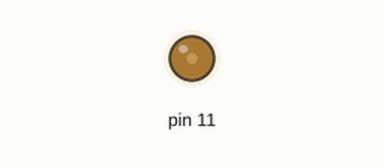
This sketch was run on a simulated Arduino Uno, built with avr-gcc and run on an emulated ATmega328P. Shown: output pins drawn as LEDs (lit = HIGH).

Above: at 0.1 s.
Timing chart, 0 to 1.6 s (numbered marks = the images above):
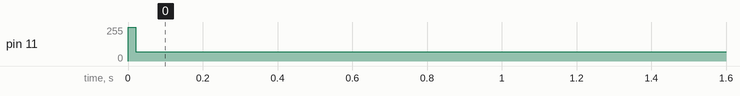

The sketch:

MOTOR_3-3-2024_PWM_TEST.ino
```cpp
void setup() {
  /*PWM-inställning*/
  TCCR2A = 0b10000011;
  TCCR2B = 0b00000001;
  /*Sätter D11 (Atmegas PB3) till motorpin*/
  DDRB = 0b00001000;
  /*Hastighet för motor med lägre gräns = 70.
  Vid "kallstart" fungerar ej låga hastigheter
  (<~100), då kan max-värde (255) köras i
  20 ms innan den låga hastigheten sätts*/
  OCR2A = 255;
  delay(20);
  OCR2A = 70;
}

void loop() {
}
```

Measured:
- by itself, pin 11: 255/255 → 70/255 at 0.02 s
